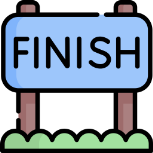
#> input picture Proyecto_SI/finish.png, 153 x 153 px, given in place of the camera
$ python IA.py
#> lines starting #> are read from the running program, lines starting #| are printed output that depends on the picture; after the words box and inside, x2 and y2 are one past the last pixel; in counts of white or black regions, pixels touching at a corner belong together
import cv2
camera=cv2.VideoCapture(1)

def getContours(img):
    contours , Hierarchy = cv2.findContours(img, cv2.RETR_EXTERNAL, cv2.CHAIN_APPROX_NONE)
    for cnt in contours:
        area=cv2.contourArea(cnt)
        print(area)
        if area>500:
            cv2.drawContours(frame, cnt, -1, (255,0,0), 3)
            perimetro=cv2.arcLength(cnt, True)
            #Encontrar bordes o esquinas de cada figura
            aprrox=cv2.approxPolyDP(cnt, 0.02*perimetro, True)
            #Una vez encontrado la cantidad, la contamos
            objCorner=len(aprrox)
            x, y, w, h = cv2.boundingRect(aprrox)

            #Con ese numero determinamos que figuea es
            objectType = "Desconocido"

            if objCorner ==3:
                objectType="Triangulo"
            elif objCorner==4:
                aspecto=w/float(h)
                if aspecto > 0.95 and aspecto < 1.05:
                    objectType="Cuadrado"
                else:
                    objCorner="Rectangulo"
            elif objCorner>10:
                objectType="Circulo"
            else:
                objectType="Figura compleja"

            cv2.rectangle(frame, (x,y), (x+w, y+h), (0, 255, 0), 2)
            cv2.putText(frame, objectType ,(x+(w//2)-10,y+(h//2)-10),cv2.FONT_HERSHEY_COMPLEX,0.7, (0,0,255),2,cv2.LINE_AA)

while True:
    ret, frame= camera.read()
#> frame is the input picture: shape (153, 153, 3); mean B, G, R 173.1, 158.4, 141.2
    imgGray = cv2.cvtColor(frame, cv2.COLOR_BGR2GRAY)
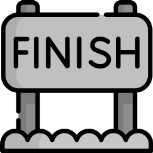
#> imgGray: shape (153, 153); min 0, max 255, mean 155
    imgBlur= cv2.GaussianBlur(imgGray, (7,7), 1)
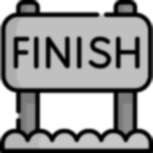
#> imgBlur: shape (153, 153); min 0, max 255, mean 154.7
    imgCanny = cv2.Canny(imgBlur, 50,50)
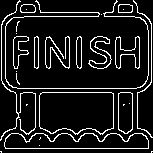
#> imgCanny: shape (153, 153); 11.3% white in thin lines or dots
    getContours(imgCanny)
#> in getContours, `contours , Hierarchy = cv2.findContours(img, cv2.RETR_EXTERNAL, cv2.CH..`: contours = 22 contours, 8 with area under 20; largest, box (x1, y1, x2, y2) and area: (39, 92, 114, 135) 2822, (4, 133, 149, 149) 1805, (118, 92, 133, 134) 548, (115, 36, 140, 69) 346, (88, 36, 112, 69) 326
#> the loop in getContours, `for cnt in contours:` made 22 passes
#> (area, perimetro, x, y, w, h) on passes 3, 5, 6: (1805, 353.5, 4, 133, 145, 16), (548, 104.1, 118, 92, 15, 42), (2822, 233.4, 39, 92, 75, 43)
#> area on passes 9 to 14: 346.5, 326, 149, 35, 124, 240.5
#| 0.5
#| 0.5
#| 1805.0
#| 0.5
#| 548.0
#| 2822.0
#| 2.0
#| 0.0
#> (further printed lines are left out)
#> after the loop in getContours, `for cnt in contours:`:
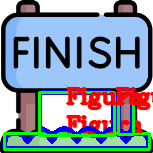
#> frame: shape (153, 153, 3); mean B, G, R 164.8, 150.1, 135.1
    cv2.imshow("Figuras Geometricas", frame)

    if cv2.waitKey(1) == 27:
#> (key Esc is pressed here)
        break

$ run again, on Proyecto_SI/start.png
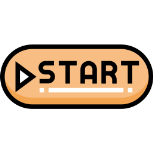
#> input picture Proyecto_SI/start.png, 153 x 153 px, given in place of the camera
#> frame is the input picture: shape (153, 153, 3); mean B, G, R 191.3, 206.1, 220.8
#> `imgCanny = cv2.Canny(imgBlur, 50,50)`:
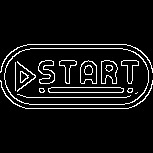
#> imgCanny: shape (153, 153); 7.3% white in thin lines or dots, all inside (x1, y1, x2, y2) = (0, 44, 153, 109)
#> contours = 3 contours; box (x1, y1, x2, y2) and area: (4, 48, 149, 105) 7393, (0, 80, 153, 109) 32, (0, 44, 153, 73) 30
#> the loop in getContours, `for cnt in contours:` made 3 passes
#> (area, perimetro, x, y, w, h, objectType) on pass 2: (7393, 362.5, 4, 48, 145, 57, 'Figura compleja')
#> (printed output is left out)
#> after the loop in getContours, `for cnt in contours:`:
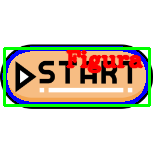
#> frame: shape (153, 153, 3); 13.68% of pixels changed, all inside (x1, y1, x2, y2) = (2, 46, 151, 107)
